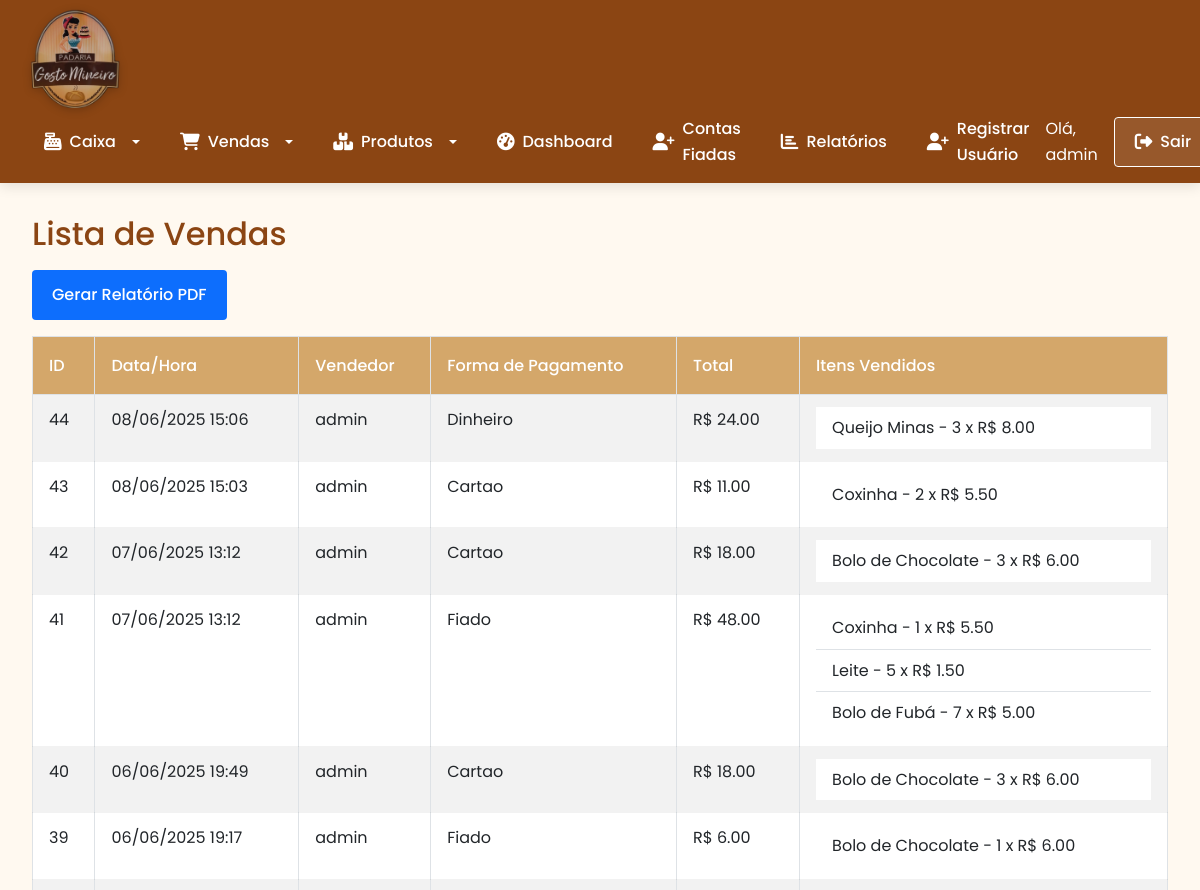
Before: /listar_vendas (signed in, upper part) with the older database file.
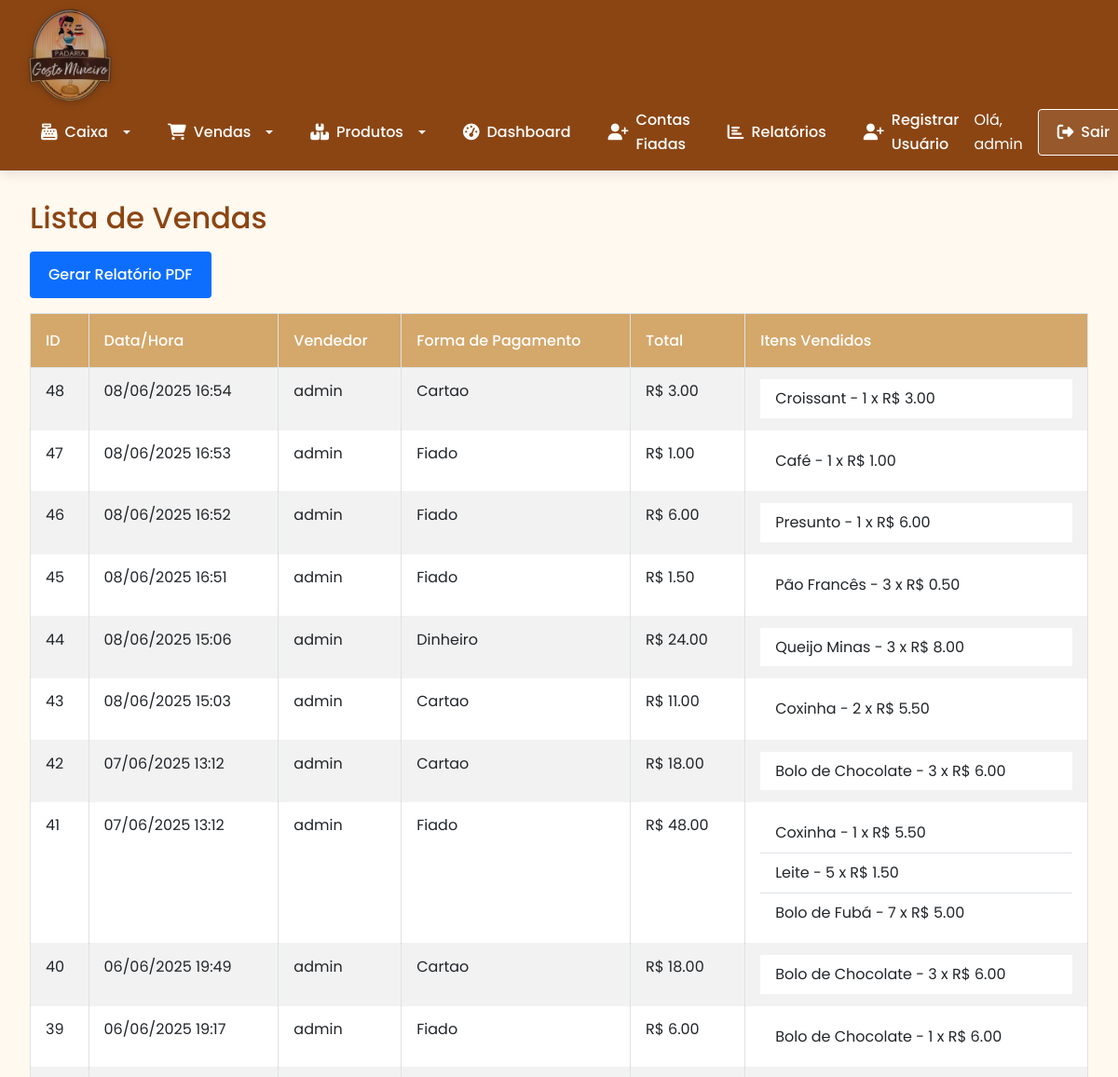
After: the same page with the newer database file.
### tables this page shows
CREATE TABLE vendas (
    id INTEGER PRIMARY KEY AUTOINCREMENT,
    data_hora TEXT NOT NULL,
    usuario_id INTEGER NOT NULL,
    valor_total REAL NOT NULL,
    forma_pagamento TEXT NOT NULL,
    FOREIGN KEY(usuario_id) REFERENCES usuarios(id)
);

CREATE TABLE usuarios (
    id INTEGER PRIMARY KEY AUTOINCREMENT,
    nome TEXT NOT NULL,
    senha TEXT NOT NULL,
    tipo TEXT DEFAULT 'usuario' -- adm ou usuario
);

CREATE TABLE itens_venda (
    id INTEGER PRIMARY KEY AUTOINCREMENT,
    venda_id INTEGER NOT NULL,
    item_id INTEGER NOT NULL,
    quantidade INTEGER NOT NULL,
    valor_unitario REAL NOT NULL,
    FOREIGN KEY(venda_id) REFERENCES vendas(id),
    FOREIGN KEY(item_id) REFERENCES itens(id)
);

CREATE TABLE itens (
    id INTEGER PRIMARY KEY AUTOINCREMENT,
    nome TEXT NOT NULL,
    quantidade INTEGER NOT NULL,
    categoria TEXT NOT NULL,
    custo REAL NOT NULL,
    venda REAL NOT NULL
);

### app.py (the view)
@app.route('/listar_vendas')
@login_required
def listar_vendas():
    db = get_db()
    vendas = db.execute('''
        SELECT v.id, u.nome, v.data_hora, v.valor_total, v.forma_pagamento
        FROM vendas v JOIN usuarios u ON v.usuario_id = u.id
        ORDER BY v.data_hora DESC
    ''').fetchall()
    vendas_com_itens = []
    for venda in vendas:
        itens_venda = db.execute('''
            SELECT i.nome, iv.quantidade, iv.valor_unitario
            FROM itens_venda iv
            JOIN itens i ON iv.item_id = i.id
            WHERE iv.venda_id = ?
        ''', (venda[0],)).fetchall()
        itens_lista = [{"nome": item[0], "qtd": item[1], "valor": item[2]} for item in itens_venda]
        total_venda = sum(item["qtd"]*item["valor"] for item in itens_lista)
        vendas_com_itens.append({
            "id": venda[0],
            "usuario": venda[1],
            "data_hora":venda[2],
            "valor_total": venda[3],
            "forma_pagamento": venda[4],
            "itens": itens_lista,
            "total_calculado": total_venda
        })
    return render_template('listar_vendas.html', vendas=vendas_com_itens)

### app.py (called while the page is built)
@app.template_filter('formatar_data')
def formatar_data(data_hora):
    try:
        dt = datetime.strptime(data_hora, '%Y-%m-%d %H:%M:%S')  # Se for com hora
        return dt.strftime('%d/%m/%Y %H:%M')
    except Exception as e:
        return data_hora  # Retorna original caso falhe

@app.before_request
def make_session_permanent():
    session.permanent = True  # Ativa expiração da sessão

@login_manager.user_loader
def load_user(user_id):
    db = get_db()
    cur = db.execute('SELECT * FROM usuarios WHERE id = ?', (user_id,))
    user = cur.fetchone()
    if user:
        return User(user[0], user[1], user[3])
    return None

### database.py (called while the page is built)
def get_db():
    db = getattr(g, '_database', None)
    if db is None:
        db = g._databse = sqlite3.connect(DATABASE)
        db.row_factory = sqlite3.Row
    return db

def close_connection(exception):
    db = getattr(g, '_database', None)
    if db is not None:
        db.close()

### templates/listar_vendas.html (shortened to what this page needs)
{% extends "base.html" %}
{% block content %}
<h2>Lista de Vendas</h2>
<a href="{{ url_for('gerar_relatorio', tipo='vendas') }}" class="btn btn-primary mb-3">Gerar Relatório PDF</a>
{% if vendas %}
    <table class="table table-bordered table-striped">
        <thead>
            <tr>
                <th>ID</th>
                <th>Data/Hora</th>
                <th>Vendedor</th>
                <th>Forma de Pagamento</th>
                <th>Total</th>
                <th>Itens Vendidos</th>
            </tr>
        </thead>
        <tbody>
            {% for venda in vendas %}
                <tr>
                    <td>{{ venda.id }}</td>
                    <td>{{ venda.data_hora |formatar_data}}</td>
                    <td>{{ venda.usuario }}</td>
                    <td>{{ venda.forma_pagamento|title }}</td>
                    <td>R$ {{ "%.2f"|format(venda.valor_total) }}</td>
                    <td>
                        {% if venda.itens %}
                            <ul class="list-group list-group-flush">
                                {% for item in venda.itens %}
                                    <li class="list-group-item">
                                        {{ item.nome }} - {{ item.qtd }} x R$ {{ "%.2f"|format(item.valor) }}
                                    </li>
                                {% endfor %}
                            </ul>
                        {% else %}
                            <em>Nenhum item vendido</em>
                        {% endif %}
                    </td>
                </tr>
            {% endfor %}
        </tbody>
    </table>
{% else %}
    <div class="alert alert-info">Nenhuma venda registrada ainda.</div>
{% endif %}
{% endblock %}

Changed rows visible on the page:
added vendas: id "48", data_hora "08/06/2025 16:54", usuario "admin", forma_pagamento "Cartao", valor_total "3.00"
added itens_venda: nome "Croissant", qtd "1", valor "3.00", shown under "48"
added vendas: id "47", data_hora "08/06/2025 16:53", usuario "admin", forma_pagamento "Fiado", valor_total "1.00"
added itens_venda: nome "Café", qtd "1", valor "1.00", shown under "47"
added vendas: id "46", data_hora "08/06/2025 16:52", usuario "admin", forma_pagamento "Fiado", valor_total "6.00"
added itens_venda: nome "Presunto", qtd "1", valor "6.00", shown under "46"
added vendas: id "45", data_hora "08/06/2025 16:51", usuario "admin", forma_pagamento "Fiado", valor_total "1.50"
added itens_venda: nome "Pão Francês", qtd "3", valor "0.50", shown under "45"
